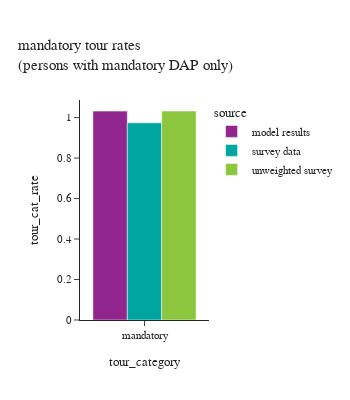
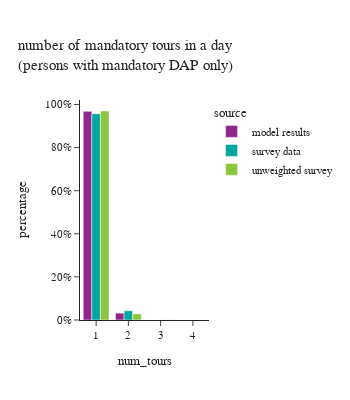

Notebook source saved alongside these figures, in order:
### Markdown cell above
## mandatory tours per person

$$\text{mandatory tour rates} = {\text{count of all mandatory tours made by M DAP persons} \over \text{M DAP person count}}$$

### Code cell
#| layout-ncol: 2

# mandatory tour rates
df_plot = m_tour_data.groupby(['source','tour_category'])[['tour_weight']].sum().reset_index(). \
    merge(df_m_person_count, how='left', on='source')
df_plot['tour_cat_rate'] = df_plot['tour_weight']/df_plot['person_weight']

fig = px.bar(df_plot, x="tour_category", y="tour_cat_rate", color="source",barmode="group", #template="simple_white",
             # color_discrete_sequence=config['psrc_color'],
             title="mandatory tour rates <br>(persons with mandatory DAP only)")
fig.update_layout(height=400, width=350)
fig.show()

# number of mandatory tours
df_plot = m_tour_data[['person_id','source','tour_category','tour_id','person_weight']].groupby(['person_id','source','tour_category','person_weight']).count().reset_index()
df_plot['num_tours'] = df_plot['tour_id']
df_plot = df_plot.groupby(['source','tour_category','num_tours'])[['person_weight']].sum().reset_index()
df_plot['percentage'] = df_plot.groupby(['tour_category','source'], group_keys=False)['person_weight']. \
    apply(lambda x: x / float(x.sum()))

fig = px.bar(df_plot, x="num_tours", y="percentage", color="source",barmode="group",
             title="number of mandatory tours in a day <br>(persons with mandatory DAP only)")
fig.update_layout(height=400, width=350, yaxis=dict(tickformat=".0%"))
fig.show()

### Figure 1 — Plotly figure (JSON) as saved in the notebook; plotly's stock layout.template omitted (floating-point values rounded to 4 significant figures)
{"data": [{"alignmentgroup": "True", "hovertemplate": "source=model results<br>tour_category=%{x}<br>tour_cat_rate=%{y}<extra></extra>", "legendgroup": "model results", "marker": {"color": "#91268F", "pattern": {"shape": ""}}, "name": "model results", "offsetgroup": "model results", "orientation": "v", "showlegend": true, "textposition": "auto", "type": "bar", "x": ["mandatory"], "xaxis": "x", "y": [1.032], "yaxis": "y"}, {"alignmentgroup": "True", "hovertemplate": "source=survey data<br>tour_category=%{x}<br>tour_cat_rate=%{y}<extra></extra>", "legendgroup": "survey data", "marker": {"color": "#00A7A0", "pattern": {"shape": ""}}, "name": "survey data", "offsetgroup": "survey data", "orientation": "v", "showlegend": true, "textposition": "auto", "type": "bar", "x": ["mandatory"], "xaxis": "x", "y": [0.974], "yaxis": "y"}, {"alignmentgroup": "True", "hovertemplate": "source=unweighted survey<br>tour_category=%{x}<br>tour_cat_rate=%{y}<extra></extra>", "legendgroup": "unweighted survey", "marker": {"color": "#8CC63E", "pattern": {"shape": ""}}, "name": "unweighted survey", "offsetgroup": "unweighted survey", "orientation": "v", "showlegend": true, "textposition": "auto", "type": "bar", "x": ["mandatory"], "xaxis": "x", "y": [1.032], "yaxis": "y"}], "layout": {"barmode": "group", "height": 400, "legend": {"title": {"text": "source"}, "tracegroupgap": 0}, "title": {"text": "mandatory tour rates <br>(persons with mandatory DAP only)"}, "width": 350, "xaxis": {"anchor": "y", "domain": [0, 1], "title": {"text": "tour_category"}}, "yaxis": {"anchor": "x", "domain": [0, 1], "title": {"text": "tour_cat_rate"}}}}

### Figure 2 — Plotly figure (JSON) as saved in the notebook; plotly's stock layout.template omitted (floating-point values rounded to 4 significant figures)
{"data": [{"alignmentgroup": "True", "hovertemplate": "source=model results<br>num_tours=%{x}<br>percentage=%{y}<extra></extra>", "legendgroup": "model results", "marker": {"color": "#91268F", "pattern": {"shape": ""}}, "name": "model results", "offsetgroup": "model results", "orientation": "v", "showlegend": true, "textposition": "auto", "type": "bar", "x": [1, 2], "xaxis": "x", "y": [0.9681, 0.03193], "yaxis": "y"}, {"alignmentgroup": "True", "hovertemplate": "source=survey data<br>num_tours=%{x}<br>percentage=%{y}<extra></extra>", "legendgroup": "survey data", "marker": {"color": "#00A7A0", "pattern": {"shape": ""}}, "name": "survey data", "offsetgroup": "survey data", "orientation": "v", "showlegend": true, "textposition": "auto", "type": "bar", "x": [1, 2, 3, 4], "xaxis": "x", "y": [0.9568, 0.04293, 0.0001762, 4.924e-05], "yaxis": "y"}, {"alignmentgroup": "True", "hovertemplate": "source=unweighted survey<br>num_tours=%{x}<br>percentage=%{y}<extra></extra>", "legendgroup": "unweighted survey", "marker": {"color": "#8CC63E", "pattern": {"shape": ""}}, "name": "unweighted survey", "offsetgroup": "unweighted survey", "orientation": "v", "showlegend": true, "textposition": "auto", "type": "bar", "x": [1, 2, 3, 4], "xaxis": "x", "y": [0.9697, 0.02855, 0.001318, 0.0004392], "yaxis": "y"}], "layout": {"barmode": "group", "height": 400, "legend": {"title": {"text": "source"}, "tracegroupgap": 0}, "title": {"text": "number of mandatory tours in a day <br>(persons with mandatory DAP only)"}, "width": 350, "xaxis": {"anchor": "y", "domain": [0, 1], "title": {"text": "num_tours"}}, "yaxis": {"anchor": "x", "domain": [0, 1], "tickformat": ".0%", "title": {"text": "percentage"}}}}
